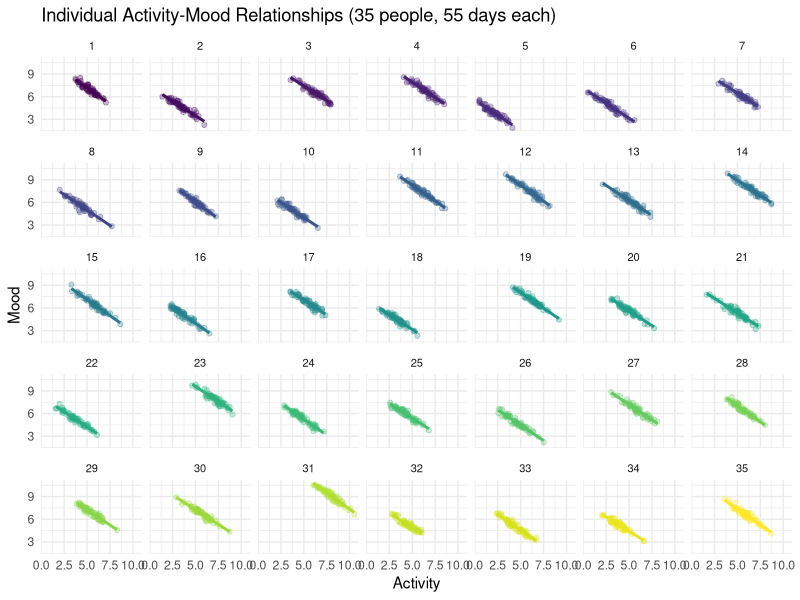
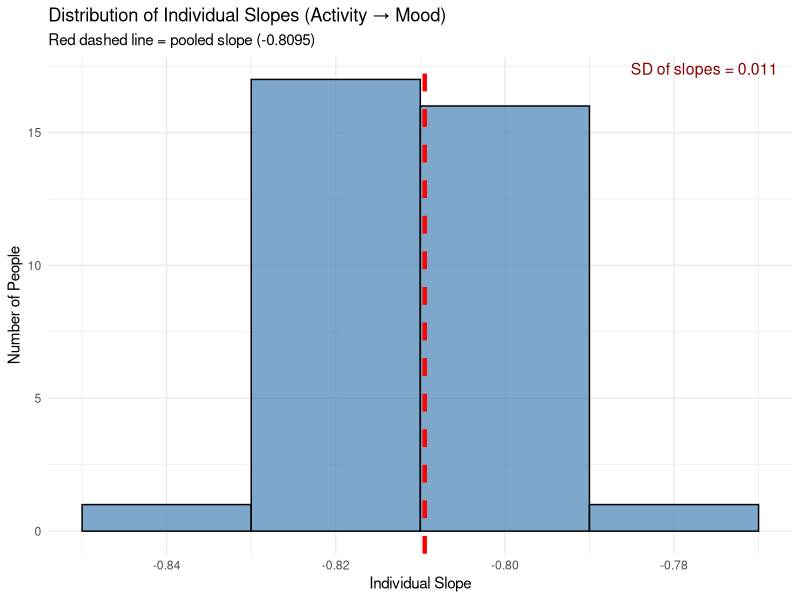
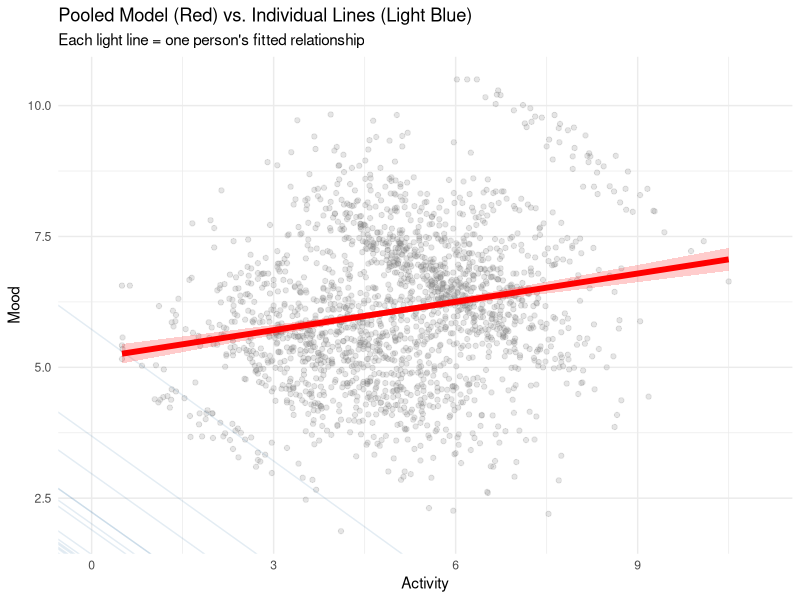

Write R code to recreate these figures, in order.
library(lme4)
library(lmerTest)
library(tidyverse)
library(ggplot2)

# Load data
df <- read.csv("sample_esm_nonergodic.csv")
df$person <- factor(df$person)

# ============================================================================
# STEP 1: Unconditional model — what is the ICC for mood?
# ============================================================================

m_null <- lmer(mood ~ 1 + (1 | person), data = df, REML = TRUE)
summary(m_null)

# Extract variance components
vc <- VarCorr(m_null)
sigma_sq_person <- as.numeric(vc$person)  # between-person variance
sigma_sq_residual <- attr(vc, "sc")^2     # within-person variance

icc <- sigma_sq_person / (sigma_sq_person + sigma_sq_residual)

cat("\n=== VARIANCE COMPONENTS (Null Model) ===\n")
cat("Between-person variance (tau_0^2):", round(sigma_sq_person, 3), "\n")
cat("Within-person variance (sigma^2):", round(sigma_sq_residual, 3), "\n")
cat("ICC(1) for mood:", round(icc, 3), "\n")
cat("Interpretation: ", round(icc*100, 1), "% of mood variance is between people.\n\n")

# ============================================================================
# STEP 2: Pooled model — assume all people have the same activity-mood slope
# ============================================================================

m_pooled <- lmer(mood ~ activity + (1 | person), data = df, REML = TRUE)
summary(m_pooled)

# ============================================================================
# STEP 3: Random slopes model — allow each person to have their own slope
# ============================================================================

m_random_slopes <- lmer(mood ~ activity + (1 + activity | person),
                        data = df, REML = TRUE)
summary(m_random_slopes)

# ============================================================================
# STEP 4: Compare pooled vs. random-slopes via Likelihood Ratio Test
# ============================================================================

# Refit with ML for LRT
m_pooled_ml <- lmer(mood ~ activity + (1 | person), data = df, REML = FALSE)
m_random_slopes_ml <- lmer(mood ~ activity + (1 + activity | person),
                           data = df, REML = FALSE)

lrt_result <- anova(m_pooled_ml, m_random_slopes_ml)
print(lrt_result)

cat("\n=== LIKELIHOOD RATIO TEST: Does random slope for activity help? ===\n")
cat("Chi-square statistic:", round(lrt_result$Chisq[2], 2), "\n")
cat("DF:", lrt_result$Df[2], "\n")
cat("P-value:", round(lrt_result$`Pr(>Chisq)`[2], 4), "\n")

if (lrt_result$`Pr(>Chisq)`[2] < 0.05) {
  cat("*** CONCLUSION: Random slopes SIGNIFICANTLY improve fit (p < 0.05) ***\n")
  cat("*** The activity-mood relationship VARIES substantially across people ***\n")
} else {
  cat("*** CONCLUSION: Random slopes do NOT significantly improve fit (p >= 0.05) ***\n")
  cat("*** The pooled model is appropriate; people don't differ much in slope ***\n")
}

# ============================================================================
# STEP 5: Extract and visualize the random slopes
# ============================================================================

# Get random effects from the random-slopes model
ranef_slopes <- ranef(m_random_slopes)$person
ranef_slopes$person_id <- rownames(ranef_slopes)

# Fixed effect slope
fixed_slope <- fixef(m_random_slopes)["activity"]

# Add individual slopes
ranef_slopes$individual_slope <- fixed_slope + ranef_slopes$activity

cat("\n=== VARIATION IN INDIVIDUAL SLOPES ===\n")
cat("Fixed (pooled) slope:", round(fixed_slope, 4), "\n")
cat("SD of random slopes:", round(sqrt(as.numeric(VarCorr(m_random_slopes)$person["activity", "activity"])), 4), "\n")
cat("Range of individual slopes:\n")
print(summary(ranef_slopes$individual_slope))

# ============================================================================
# STEP 6: Visualization — scatterplot with individual regression lines
# ============================================================================

pdf("activity_mood_individual_lines.pdf", width = 14, height = 10)

# Plot 1: All individuals with individual lines
p1 <- ggplot(df, aes(x = activity, y = mood, color = person)) +
  geom_point(alpha = 0.3, size = 1.5) +
  facet_wrap(~person, ncol = 7) +
  geom_smooth(method = "lm", se = FALSE, linewidth = 1) +
  theme_minimal() +
  theme(legend.position = "none",
        strip.text = element_text(size = 8)) +
  labs(title = "Individual Activity-Mood Relationships (35 people, 55 days each)",
       x = "Activity", y = "Mood") +
  scale_color_viridis_d()

print(p1)

# Plot 2: Distribution of individual slopes
p2 <- ggplot(ranef_slopes, aes(x = individual_slope)) +
  geom_histogram(binwidth = 0.02, fill = "steelblue", alpha = 0.7, color = "black") +
  geom_vline(xintercept = fixed_slope, color = "red", linetype = "dashed", linewidth = 1.5,
             label = "Pooled slope") +
  theme_minimal() +
  labs(title = "Distribution of Individual Slopes (Activity → Mood)",
       x = "Individual Slope", y = "Number of People",
       subtitle = paste("Red dashed line = pooled slope (", round(fixed_slope, 4), ")", sep = "")) +
  annotate("text", x = Inf, y = Inf,
           label = paste("SD of slopes =", round(sqrt(as.numeric(VarCorr(m_random_slopes)$person["activity", "activity"])), 4)),
           hjust = 1.1, vjust = 1.5, size = 4, color = "darkred")

print(p2)

# Plot 3: Scatterplot with pooled line + individual lines overlay
p3 <- ggplot(df, aes(x = activity, y = mood)) +
  geom_point(alpha = 0.2, color = "gray50") +
  # Add individual lines (light)
  geom_abline(data = ranef_slopes,
              aes(slope = individual_slope,
                  intercept = `(Intercept)` + fixed_slope * mean(df$activity, na.rm=TRUE) - ranef_slopes$individual_slope * mean(df$activity, na.rm=TRUE)),
              alpha = 0.15, color = "steelblue", linewidth = 0.5) +
  # Add pooled line (bold red)
  geom_smooth(method = "lm", se = TRUE, color = "red", fill = "red", alpha = 0.2, linewidth = 2) +
  theme_minimal() +
  labs(title = "Pooled Model (Red) vs. Individual Lines (Light Blue)",
       x = "Activity", y = "Mood",
       subtitle = "Each light line = one person's fitted relationship") +
  coord_cartesian(xlim = c(0, 11))

print(p3)

dev.off()

cat("\nPlot saved as: activity_mood_individual_lines.pdf\n")

# ============================================================================
# STEP 7: Quantify effect size of heterogeneity
# ============================================================================

# How much does the SD of slopes represent relative to the fixed slope?
slope_sd <- sqrt(as.numeric(VarCorr(m_random_slopes)$person["activity", "activity"]))
slope_cv <- slope_sd / abs(fixed_slope)  # Coefficient of variation

cat("\n=== EFFECT SIZE OF SLOPE HETEROGENEITY ===\n")
cat("Pooled slope (estimate):", round(fixed_slope, 4), "\n")
cat("SD of individual slopes:", round(slope_sd, 4), "\n")
cat("Coefficient of variation (SD/|slope|):", round(slope_cv, 3), "\n")
cat("95% range of slopes (±1.96*SD):",
    round(fixed_slope - 1.96*slope_sd, 4), "to", round(fixed_slope + 1.96*slope_sd, 4), "\n")

# What % of people have slopes substantially different from the pooled estimate?
ranef_slopes$slope_ci_lower <- fixed_slope - 1.96 * slope_sd
ranef_slopes$slope_ci_upper <- fixed_slope + 1.96 * slope_sd
ranef_slopes$outside_ci <- (ranef_slopes$individual_slope < ranef_slopes$slope_ci_lower |
                            ranef_slopes$individual_slope > ranef_slopes$slope_ci_upper)

pct_outside <- mean(ranef_slopes$outside_ci) * 100
cat("\n% of people with slopes outside 95% interval around pooled slope:",
    round(pct_outside, 1), "%\n")

# ============================================================================
# STEP 8: Final recommendation for reviewer
# ============================================================================

sep_line <- paste(rep("=", 70), collapse = "")
cat("\n", sep_line, "\n")
cat("EVIDENCE SUMMARY FOR REVIEWER\n")
cat(sep_line, "\n\n")

cat("Question: Is a single pooled model defensible?\n\n")

if (lrt_result$`Pr(>Chisq)`[2] < 0.05) {
  cat("ANSWER: NO — this data shows SIGNIFICANT HETEROGENEITY.\n\n")
  cat("Evidence:\n")
  cat("1. LRT: χ²(2) =", round(lrt_result$Chisq[2], 2),
      ", p =", round(lrt_result$`Pr(>Chisq)`[2], 4),
      " (random slopes significantly improve fit)\n")
  cat("2. Slope variation: SD of slopes = ", round(slope_sd, 4),
      " (pooled slope = ", round(fixed_slope, 4), ")\n")
  cat("3. Heterogeneity: ", round(pct_outside, 1), "% of people have slopes outside ±1.96*SD\n")
  cat("4. Visual inspection: See faceted plot — relationships clearly differ across individuals\n\n")
  cat("RECOMMENDATION: Fit person-specific or mixed-effects models with random slopes.\n")
  cat("A pooled OLS model would be inappropriate and would mask individual differences.\n")
} else {
  cat("ANSWER: YES — this data shows HOMOGENEOUS slopes.\n\n")
  cat("Evidence:\n")
  cat("1. LRT: χ²(2) =", round(lrt_result$Chisq[2], 2),
      ", p =", round(lrt_result$`Pr(>Chisq)`[2], 4),
      " (random slopes do NOT significantly improve fit)\n")
  cat("2. Slope variation: SD of slopes = ", round(slope_sd, 4),
      " (negligible relative to pooled slope = ", round(fixed_slope, 4), ")\n")
  cat("3. Only ", round(pct_outside, 1), "% of people differ substantially from the pooled slope.\n\n")
  cat("RECOMMENDATION: A pooled model (with random intercepts only) is appropriate.\n")
  cat("The homogeneity in slopes means person-specific models add no value.\n")
}

cat("\n", sep_line, "\n")
